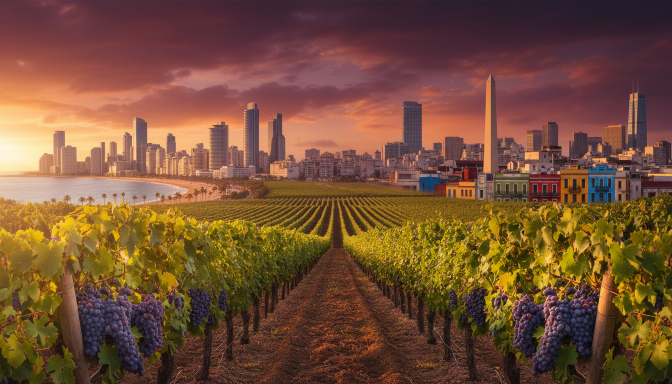
#> input picture packages/brand/assets/hero.png, 1344 x 768 px, found by its file name (shown at 1/2 size)
$ python make-hero.py
#> lines starting #> are read from the running program, lines starting #| are printed output that depends on the picture; after the words box and inside, x2 and y2 are one past the last pixel; in counts of white or black regions, pixels touching at a corner belong together
### packages/brand/scripts/rearrange.py
"""Rearrange the hero photo: Buenos Aires left, sea and sunset in the middle, Tel Aviv right.
Imported by make-hero.py. Tunable constants at the top."""
import numpy as np
from PIL import Image, ImageFilter

X0 = 744         # where the Tel Aviv slice starts (its bay faces the centre from here)
GLOW = 430       # how far the sunset glow spreads left from the join
Y0 = 404         # bottom of the rearranged band (top of the foreground foliage)
FEATHER_Y = 16

def _smooth_rows(a, sigma):
    img = Image.fromarray(np.clip(a * 64, 0, 255).astype(np.uint8)[:, None, :].repeat(3, axis=1))
    return np.asarray(img.filter(ImageFilter.GaussianBlur(sigma))).astype(np.float32)[:, 1, :] / 64

def rearrange(src: Image.Image) -> Image.Image:
    W, H = src.size
#> W = 1344; H = 768
    O = np.asarray(src).astype(np.float32)
    M = O[:, ::-1].copy()                # mirrored: Buenos Aires left, Tel Aviv right, sun far right
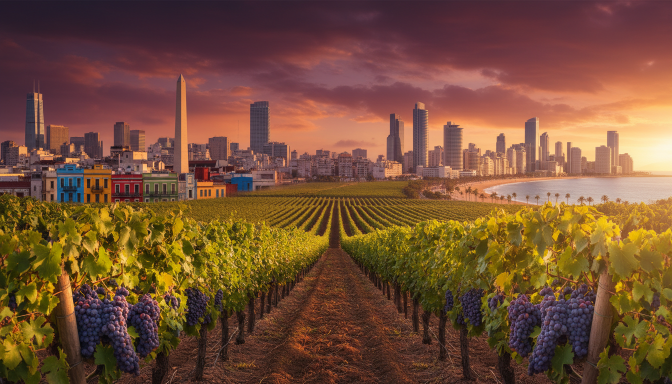
#> M: shape (768, 1344, 3) float32 (shown at 1/2 size); mean R, G, B 117.4, 79.5, 54.4
    w = W - X0
#> w = 600
    xx = np.arange(W, dtype=np.float32)[None, :]
    yy = np.arange(H, dtype=np.float32)[:, None]
#> yy = 768 values from 0 to 767

    # 1. Let the sunset glow spread left of the join: per-row colour gain that matches the mirrored
    #    side to the Tel Aviv slice at the join and fades out over GLOW pixels.
    t_edge = O[:, 0:28].mean(axis=1)                    # colour of the Tel Aviv slice at its inner edge
#> t_edge = 768 rows, first 8: [96, 53.86, 64.29], [89.79, 49.39, 61.14], [88.29, 47.82, 60.39], [89.29, 48.46, 61.18], [90.39, 49.46, 61.5], [91.57, 49.64, 61.39], [92.32, 50.04, 61.75], [93, 50.25, 61.71]
    m_edge = M[:, X0 - 28:X0].mean(axis=1) + 1e-3
#> m_edge = 768 rows, first 8: [66.11, 42.86, 58.07], [59.57, 35.82, 51.93], [59.82, 36.07, 51.57], [60.14, 36.29, 51.79], [60.04, 36.32, 51.5], [60.97, 36.72, 51.68], [61.25, 36.93, 51.61], [61.07, 37.22, 51.97]
    gain = _smooth_rows(np.clip(t_edge / m_edge, 0.7, 3.2), 14)          # (H, 3)
#> gain = 768 rows, first 8: [1.47, 1.3, 1.14], [1.47, 1.3, 1.14], [1.47, 1.3, 1.14], [1.45, 1.3, 1.14], [1.45, 1.3, 1.14], [1.45, 1.28, 1.14], [1.45, 1.28, 1.12], [1.45, 1.28, 1.12]
    ramp = np.clip((xx - (X0 - GLOW)) / GLOW, 0, 1)
    ramp = ramp ** 2.2                                                     # mostly near the join
    band = np.clip(((Y0 - 30) - yy) / 60, 0, 1)                            # fade the effect out above the foliage
    g = 1 + (gain[:, None, :] - 1) * (ramp * band)[..., None]
    L = np.clip(M * g, 0, 255)
    # a soft additive bloom around the sun so the join reads as light, not as an edge
    sun_y = 318
    bloom = np.exp(-(((xx - X0) / 210) ** 2 + ((yy - sun_y) / 120) ** 2)) * band
    L = np.clip(L + bloom[..., None] * np.array([70, 44, 12]), 0, 255)

    # 2. Tel Aviv slice, un-mirrored. In the sky it cross-fades in over a wide band (clouds are
    #    forgiving); at the water it meets the land along a curved shoreline with a strip of sand.
    R = L.copy()
    R[:, X0:] = O[:, :w]
    REACH = 190
    ext = L.copy()
    ext[:, X0:X0 + REACH] = L[:, X0 - 1:X0 - REACH - 1:-1]        # land/sky continued to the right
    SEA_TOP = 344
    sky = np.clip((SEA_TOP - yy) / 14, 0, 1)                       # 1 in the sky, 0 at the water
    depth = np.clip((Y0 - yy) / (Y0 - SEA_TOP), 0, 1)              # 1 at the horizon, 0 at the foliage
    shore = X0 + 8 + 86 * depth ** 1.4                             # shoreline recedes up and to the right
    centre = sky * (X0 + 60) + (1 - sky) * shore
    width = sky * 170 + (1 - sky) * 7
    ax = np.clip((xx - (centre - width / 2)) / width, 0, 1)
    ax = ax * ax * (3 - 2 * ax)
    blend = ext * (1 - ax[..., None]) + R * ax[..., None]
    sand = np.exp(-((xx - shore) / 3.2) ** 2) * (1 - sky) * np.clip((yy - SEA_TOP) / 6, 0, 1)
    blend = blend * (1 - 0.8 * sand[..., None]) + np.array([226, 182, 128]) * 0.8 * sand[..., None]

    # 3. keep the mirrored foreground below the band
    ay = np.clip(((Y0 + FEATHER_Y / 2) - yy) / FEATHER_Y, 0, 1)[..., None]
    out = M * (1 - ay) + blend * ay
    return Image.fromarray(np.clip(out, 0, 255).astype(np.uint8))

# [3 lines that do not run on import are left out]

### packages/brand/scripts/make-hero.py
"""Build the hero image: Buenos Aires on the left with Malbec grapes below it, Tel Aviv on the right
with orange trees below it, and the bay and sunset between the two cities.
Usage: python3 scripts/make-hero.py   (run from packages/brand)

Step 1 (rearrange.py) re-composes the skyline band of the original photo.
Step 2 (this file) deepens the grapes on the left and paints oranges into the right-hand vines.

The original photo (assets/hero.png) is never modified. Adjust ORANGES below and re-run.
Requires Pillow and numpy.
"""
import numpy as np
from PIL import Image, ImageFilter
from rearrange import rearrange

SRC = "assets/hero.png"
OUT = ["assets/hero-orange-grape.jpg", "../../apps/web/public/brand/hero-orange-grape-v2.jpg"]
rng = np.random.default_rng(11)

# (x, y, radius) as laid out on the left of the original photo; mirrored to the right-hand
# (Tel Aviv) side in main(). Clusters in front, then fruit receding up the rows.
ORANGES = [
    (182, 606, 23), (226, 590, 24), (206, 640, 25), (254, 630, 23), (176, 676, 23), (228, 690, 25), (276, 672, 22),
    (300, 626, 21), (204, 734, 23), (258, 730, 22), (306, 706, 20), (150, 640, 20),
    (48, 600, 21), (92, 628, 23), (42, 652, 21), (90, 680, 22), (24, 706, 20), (128, 716, 20),
    (352, 596, 19), (392, 622, 20), (350, 644, 18), (404, 590, 18), (440, 600, 17), (470, 632, 17), (430, 650, 16),
    (318, 524, 15), (372, 506, 14), (120, 524, 17), (72, 490, 15), (176, 492, 14), (250, 514, 15), (214, 536, 14),
    (430, 516, 12), (486, 530, 12), (520, 490, 10), (556, 506, 9), (470, 472, 9), (540, 460, 8),
    (584, 472, 7), (606, 450, 6), (150, 450, 11), (228, 456, 10), (300, 466, 10), (372, 450, 8), (430, 444, 7),
    (36, 540, 14), (10, 480, 12), (500, 566, 13), (540, 540, 10),
]

def smooth_noise(shape, sigma, seed):
    n = np.random.default_rng(seed).random(shape).astype(np.float32)
    img = Image.fromarray((n * 255).astype(np.uint8)).filter(ImageFilter.GaussianBlur(sigma))
    a = np.asarray(img).astype(np.float32)
    return (a - a.min()) / (a.max() - a.min() + 1e-6)

def main():
    src = rearrange(Image.open(SRC).convert("RGB"))
    W, H = src.size
#> W = 1344; H = 768
    oranges = [(W - x, y, r) for (x, y, r) in ORANGES]
    S = np.asarray(src).astype(np.float32) / 255.0
    out = S.copy()
    hsv = np.asarray(src.convert("HSV")).astype(np.float32)
    hue, sat, val = hsv[..., 0], hsv[..., 1], hsv[..., 2]
    yy, xx = np.mgrid[0:H, 0:W].astype(np.float32)

    # ---- left side (Buenos Aires): deepen the Malbec grapes (purple-blue, foreground only)
    purple = ((hue > 150) & (hue < 220) & (sat > 55)).astype(np.float32)
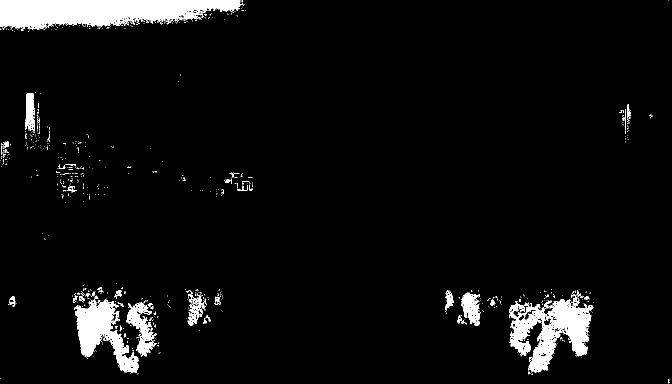
#> purple: shape (768, 1344) float32 (shown at 1/2 size); values 0 (black) and 1 (white), 4.8% white; 719 white regions (667 under 20 px), largest, box (x1, y1, x2, y2) and area: (0, 0, 486, 60) 19954, (1018, 588, 1187, 746) 11782, (149, 597, 278, 746) 8002
    right = purple * (xx < 644) * (yy > 520)
#> right: shape (768, 1344) float32; values 0 (black) and 1 (white), 1.2% white; 157 white regions (132 under 20 px), largest, box (x1, y1, x2, y2) and area: (149, 597, 278, 746) 8002, (252, 604, 313, 713) 2597, (378, 588, 411, 634) 472
    right = np.asarray(Image.fromarray((right * 255).astype(np.uint8)).filter(ImageFilter.GaussianBlur(2))).astype(np.float32) / 255
    g = out.mean(axis=2, keepdims=True)
#> g: shape (768, 1344, 1) float32
    rich = np.clip(g + (out - g) * 1.6, 0, 1) * 0.88 + np.array([0.36, 0.07, 0.30]) * 0.12
    out = out * (1 - right[..., None]) + rich * right[..., None]

    # ---- right side (Tel Aviv): turn the grape bunches into shaded foliage so no purple shows through
    left = purple * (xx > 664) * (yy > 420)
#> left: shape (768, 1344) float32; values 0 (black) and 1 (white), 1.4% white; 113 white regions (102 under 20 px), largest, box (x1, y1, x2, y2) and area: (1018, 588, 1187, 746) 11782, (922, 585, 962, 652) 1492, (890, 580, 907, 621) 317
    left = np.asarray(Image.fromarray((left * 255).astype(np.uint8)).filter(ImageFilter.MaxFilter(7)).filter(ImageFilter.GaussianBlur(3))).astype(np.float32) / 255
    # blur first so the bunch shape disappears, then recolour as leaves in shade
    soft = np.asarray(Image.fromarray((np.clip(out, 0, 1) * 255).astype(np.uint8)).filter(ImageFilter.GaussianBlur(7))).astype(np.float32) / 255
    lum = soft.mean(axis=2, keepdims=True)
    mottle = smooth_noise((H, W), 5, 9)[..., None]
    foliage = np.clip(lum * np.array([0.52, 0.74, 0.26]) * (0.78 + 0.5 * mottle) + np.array([0.03, 0.05, 0.01]), 0, 1)
    out = out * (1 - left[..., None]) + foliage * left[..., None]

    # ---- oranges: lit spheres; the sun now sets at the centre, up and to the left of the fruit
    Lv = np.array([-0.62, -0.50, 0.60]); Lv /= np.linalg.norm(Lv)
    peel = smooth_noise((H, W), 0.7, 3)
#> call 2 of smooth_noise, with shape = (768, 1344), sigma = 0.7, seed = 3
#> in smooth_noise (call 2), `img = Image.fromarray((n * 255).astype(np.uint8)).filter(ImageFilter.G..`:
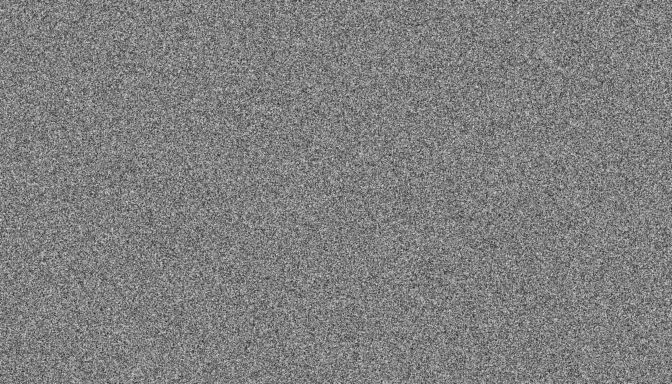
#> img: PIL image 1344x768 L (shown at 1/2 size); min 20, max 231, mean 127.1
    occl = np.zeros((H, W), np.float32)      # soft shadows cast on leaves and on neighbouring fruit
    alpha = np.zeros((H, W), np.float32)
    col = np.zeros((H, W, 3), np.float32)
    for (cx, cy, r) in sorted(oranges, key=lambda o: o[2]):   # far first, near on top
        d2 = (xx - (cx + r * 0.35)) ** 2 + (yy - (cy + r * 0.45)) ** 2
        occl = np.maximum(occl, np.exp(-d2 / (2 * (r * 0.95) ** 2)) * 0.55)
    for (cx, cy, r) in sorted(oranges, key=lambda o: o[2]):
        dx, dy = (xx - cx) / r, (yy - cy) / r
        rr = dx * dx + dy * dy
        inside = rr <= 1.0
        nz = np.sqrt(np.clip(1 - rr, 0, 1))
        diff = np.clip(dx * Lv[0] + dy * Lv[1] + nz * Lv[2], 0, 1)
        hx, hy, hz = Lv[0], Lv[1], Lv[2] + 1.0
        hn = np.sqrt(hx * hx + hy * hy + hz * hz)
        spec = np.clip((dx * hx + dy * hy + nz * hz) / hn, 0, 1) ** 14
        hue_shift = rng.uniform(-0.035, 0.035)
        base = np.array([1.0, 0.49 + hue_shift * 1.6, 0.07])
        shade = 0.50 + 0.62 * diff ** 0.85
        # bounce light from the leaves on the underside, sky tint on the shadow side
        bounce = np.clip(dy, 0, 1)[..., None] * np.array([0.03, 0.07, 0.01])
        c = base * shade[..., None] + bounce + spec[..., None] * np.array([1.0, 0.92, 0.78]) * 0.20
        c *= (0.93 + 0.14 * peel)[..., None]                    # peel texture
        c *= (1 - 0.28 * np.clip(rr, 0, 1) ** 3)[..., None]     # edge falloff
        # receding fruit: slightly hazier and softer
        haze = np.clip((26 - r) / 26, 0, 1) * 0.22
        c = c * (1 - haze) + np.array([0.80, 0.52, 0.34]) * haze
        a = np.clip((1.0 - np.sqrt(rr)) * r / 1.2, 0, 1) * inside   # anti-aliased edge
        # this fruit hides the shadow field beneath it, then receives shadow from later (nearer) fruit
        col = col * (1 - a[..., None]) + c * a[..., None]
        alpha = np.maximum(alpha * (1 - a) + a, alpha)
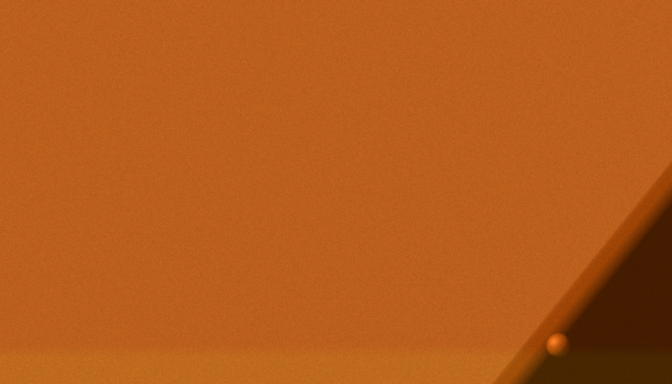
#> c: shape (768, 1344, 3) float64 (shown at 1/2 size); mean of channels 0, 1, 2 0.916, 0.481, 0.161; drawn with min black and max white
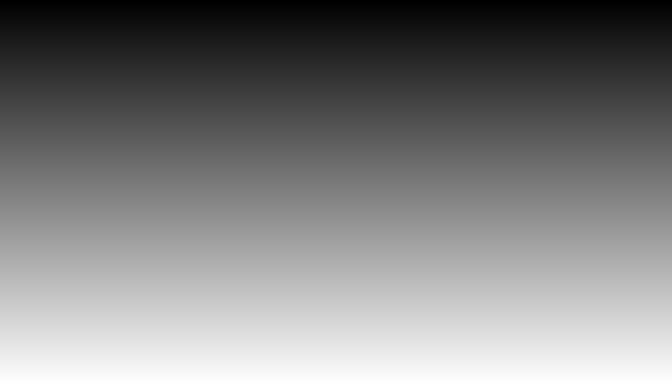
#> dy: shape (768, 1344) float32 (shown at 1/2 size); min -27.6, max 3.08, mean -12.26; drawn with min black and max white
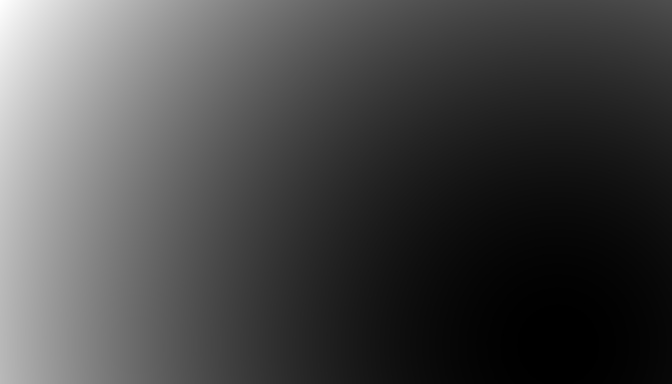
#> rr: shape (768, 1344) float32 (shown at 1/2 size); min 0, max 2754.5, mean 785.9; drawn with min black and max white
    # shadows on the photo (only where there is no fruit), and gentle occlusion between fruit
    out = out * (1 - (occl * (1 - alpha))[..., None] * 0.75)
    col = col * (1 - 0.30 * occl[..., None] * (1 - np.clip(alpha, 0, 1))[..., None])

    # ---- tuck fruit behind real leaves: lit leaf pixels from the photo come back over the fruit in patches
    leaf = ((hue > 28) & (hue < 95) & (val > 120) & (sat > 70)).astype(np.float32)
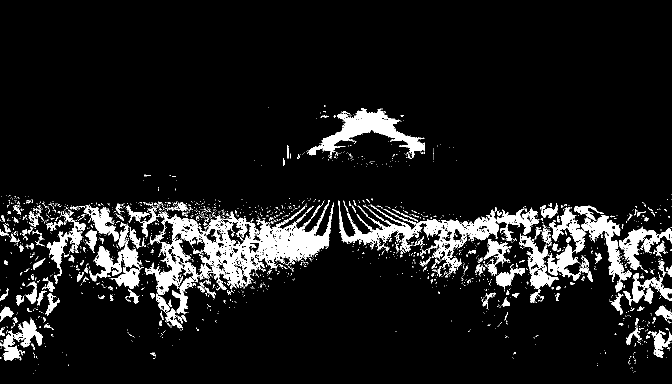
#> leaf: shape (768, 1344) float32 (shown at 1/2 size); values 0 (black) and 1 (white), 9.1% white; 2030 white regions (1823 under 20 px), largest, box (x1, y1, x2, y2) and area: (312, 405, 668, 581) 17787, (678, 408, 997, 547) 9489, (615, 216, 850, 315) 6858
    leaf = np.asarray(Image.fromarray((leaf * 255).astype(np.uint8)).filter(ImageFilter.GaussianBlur(1.2))).astype(np.float32) / 255
    patch = smooth_noise((H, W), 14, 5)
    patch = np.clip((patch - 0.50) * 7, 0, 1)                   # ~half of the area lets leaves overlap
    cover = np.clip(leaf * 1.5, 0, 1) * patch
    a_final = alpha * (1 - cover * 0.92)

    # match the photo's softness
    A = Image.fromarray((np.clip(a_final, 0, 1) * 255).astype(np.uint8)).filter(ImageFilter.GaussianBlur(0.6))
    C = Image.fromarray((np.clip(col, 0, 1) * 255).astype(np.uint8)).filter(ImageFilter.GaussianBlur(0.5))
    base_img = Image.fromarray((np.clip(out, 0, 1) * 255).astype(np.uint8))
    base_img.paste(C, (0, 0), A)

    # light grain so painted and photographed areas share a surface
    arr = np.asarray(base_img).astype(np.float32)
    arr += (np.random.default_rng(2).normal(0, 2.2, arr.shape[:2])[..., None]).astype(np.float32)
    final = Image.fromarray(np.clip(arr, 0, 255).astype(np.uint8))
    for p in OUT:
        final.save(p, quality=88, optimize=True)
    print("wrote", OUT, final.size)
#| wrote ['assets/hero-orange-grape.jpg', '../../apps/web/public/brand/hero-orange-grape-v2.jpg'] (1344, 768)

if __name__ == "__main__":
    main()
